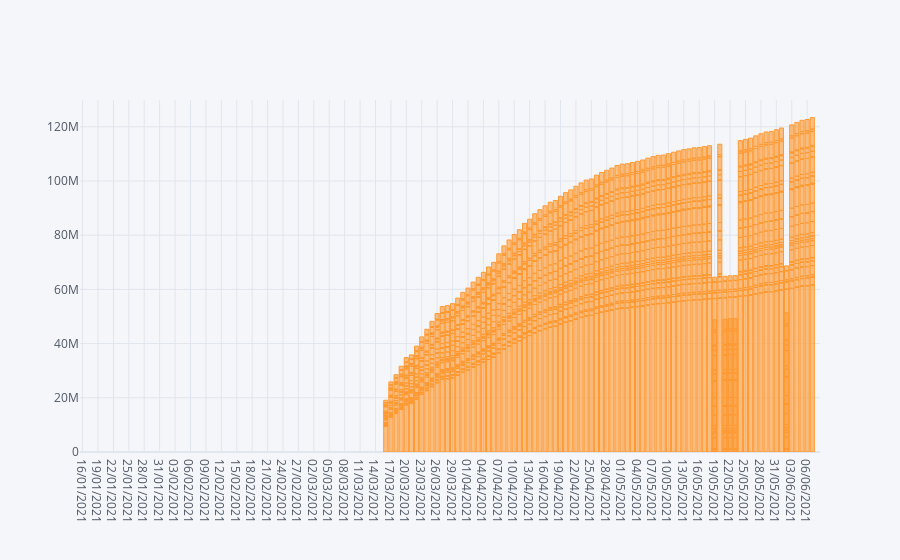

This figure's notebook cell:
### Code cell
df_vaccine.iplot(kind='bar',x='Updated On',y='60+ years (Age)')

### Figure 1 — Plotly figure (JSON) as saved in the notebook; plotly's stock layout.template omitted (floating-point values rounded to 4 significant figures; data arrays with more than 128 entries replaced by an {"elided": "..."} marker saying what was removed)
{"data": [{"marker": {"color": "rgba(255, 153, 51, 0.6)", "line": {"color": "rgba(255, 153, 51, 1.0)", "width": 1}}, "name": "60+ years (Age)", "orientation": "v", "text": "", "type": "bar", "x": {"elided": "5328 str values"}, "y": {"elided": "5328 mixed values"}}], "layout": {"legend": {"bgcolor": "#F5F6F9", "font": {"color": "#4D5663"}}, "paper_bgcolor": "#F5F6F9", "plot_bgcolor": "#F5F6F9", "title": {"font": {"color": "#4D5663"}}, "xaxis": {"gridcolor": "#E1E5ED", "showgrid": true, "tickfont": {"color": "#4D5663"}, "title": {"font": {"color": "#4D5663"}, "text": ""}, "zerolinecolor": "#E1E5ED", "type": "category", "range": [-0.5, 143.5], "autorange": true}, "yaxis": {"gridcolor": "#E1E5ED", "showgrid": true, "tickfont": {"color": "#4D5663"}, "title": {"font": {"color": "#4D5663"}, "text": ""}, "zerolinecolor": "#E1E5ED", "type": "linear", "range": [0, 129900000.0], "autorange": true}, "autosize": true}}
